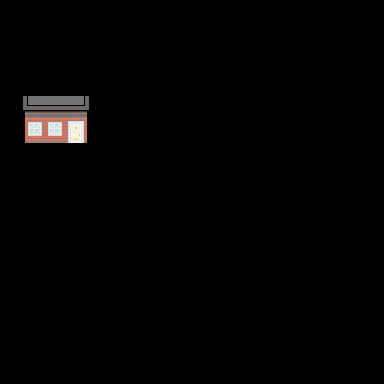

A level layout from a 2D game, rendered from its tile map. Below: a short description, then the map file with its tile-grid data intact:
An orthogonal 24x24 tile map with 16x16 px tiles, 2 tile layers (No Sobrepasar, No Sobrepasar 2), 3 tilesets and 2 objects.

<map version="1.0" tiledversion="1.1.3" orientation="orthogonal" renderorder="left-up" width="24" height="24" tilewidth="16" tileheight="16" infinite="0" nextobjectid="16">
 <tileset firstgid="1" source="Template.tsx" />
 <tileset firstgid="10001" source="TemplateNivel3.tsx" />
 <tileset firstgid="10361" source="Tileset Nivel 2.tsx" />
 <layer name="No Sobrepasar" width="24" height="24">
  <data encoding="csv">
0,0,0,0,0,0,0,0,0,0,0,0,0,0,0,0,0,0,0,0,0,0,0,0,
0,0,0,0,0,0,0,0,0,0,0,0,0,0,0,0,0,0,0,0,0,0,0,0,
0,0,0,0,0,0,0,0,0,0,0,0,0,0,0,0,0,0,0,0,0,0,0,0,
0,0,0,0,0,0,0,0,0,0,0,0,0,0,0,0,0,0,0,0,0,0,0,0,
0,0,0,0,0,0,0,0,0,0,0,0,0,0,0,0,0,0,0,0,0,0,0,0,
0,0,0,0,0,0,0,0,0,0,0,0,0,0,0,0,0,0,0,0,0,0,0,0,
0,0,0,0,0,0,0,0,0,0,0,0,0,0,0,0,0,0,0,0,0,0,0,0,
0,2023,2024,2025,2026,2027,0,0,0,0,0,0,0,0,0,0,0,0,0,0,0,0,0,0,
0,2123,2124,2125,2126,2127,0,0,0,0,0,0,0,0,0,0,0,0,0,0,0,0,0,0,
0,0,0,0,0,0,0,0,0,0,0,0,0,0,0,0,0,0,0,0,0,0,0,0,
0,0,0,0,0,0,0,0,0,0,0,0,0,0,0,0,0,0,0,0,0,0,0,0,
0,0,0,0,0,0,0,0,0,0,0,0,0,0,0,0,0,0,0,0,0,0,0,0,
0,0,0,0,0,0,0,0,0,0,0,0,0,0,0,0,0,0,0,0,0,0,0,0,
0,0,0,0,0,0,0,0,0,0,0,0,0,0,0,0,0,0,0,0,0,0,0,0,
0,0,0,0,0,0,0,0,0,0,0,0,0,0,0,0,0,0,0,0,0,0,0,0,
0,0,0,0,0,0,0,0,0,0,0,0,0,0,0,0,0,0,0,0,0,0,0,0,
0,0,0,0,0,0,0,0,0,0,0,0,0,0,0,0,0,0,0,0,0,0,0,0,
0,0,0,0,0,0,0,0,0,0,0,0,0,0,0,0,0,0,0,0,0,0,0,0,
0,0,0,0,0,0,0,0,0,0,0,0,0,0,0,0,0,0,0,0,0,0,0,0,
0,0,0,0,0,0,0,0,0,0,0,0,0,0,0,0,0,0,0,0,0,0,0,0,
0,0,0,0,0,0,0,0,0,0,0,0,0,0,0,0,0,0,0,0,0,0,0,0,
0,0,0,0,0,0,0,0,0,0,0,0,0,0,0,0,0,0,0,0,0,0,0,0,
0,0,0,0,0,0,0,0,0,0,0,0,0,0,0,0,0,0,0,0,0,0,0,0,
0,0,0,0,0,0,0,0,0,0,0,0,0,0,0,0,0,0,0,0,0,0,0,0
</data>
 </layer>
 <layer name="No Sobrepasar 2" width="24" height="24">
  <data encoding="csv">
0,0,0,0,0,0,0,0,0,0,0,0,0,0,0,0,0,0,0,0,0,0,0,0,
0,0,0,0,0,0,0,0,0,0,0,0,0,0,0,0,0,0,0,0,0,0,0,0,
0,0,0,0,0,0,0,0,0,0,0,0,0,0,0,0,0,0,0,0,0,0,0,0,
0,0,0,0,0,0,0,0,0,0,0,0,0,0,0,0,0,0,0,0,0,0,0,0,
0,0,0,0,0,0,0,0,0,0,0,0,0,0,0,0,0,0,0,0,0,0,0,0,
0,0,0,0,0,0,0,0,0,0,0,0,0,0,0,0,0,0,0,0,0,0,0,0,
0,2523,2524,2525,2526,2527,0,0,0,0,0,0,0,0,0,0,0,0,0,0,0,0,0,0,
0,2623,2624,2625,2626,2627,0,0,0,0,0,0,0,0,0,0,0,0,0,0,0,0,0,0,
0,0,0,0,0,0,0,0,0,0,0,0,0,0,0,0,0,0,0,0,0,0,0,0,
0,0,0,0,0,0,0,0,0,0,0,0,0,0,0,0,0,0,0,0,0,0,0,0,
0,0,0,0,0,0,0,0,0,0,0,0,0,0,0,0,0,0,0,0,0,0,0,0,
0,0,0,0,0,0,0,0,0,0,0,0,0,0,0,0,0,0,0,0,0,0,0,0,
0,0,0,0,0,0,0,0,0,0,0,0,0,0,0,0,0,0,0,0,0,0,0,0,
0,0,0,0,0,0,0,0,0,0,0,0,0,0,0,0,0,0,0,0,0,0,0,0,
0,0,0,0,0,0,0,0,0,0,0,0,0,0,0,0,0,0,0,0,0,0,0,0,
0,0,0,0,0,0,0,0,0,0,0,0,0,0,0,0,0,0,0,0,0,0,0,0,
0,0,0,0,0,0,0,0,0,0,0,0,0,0,0,0,0,0,0,0,0,0,0,0,
0,0,0,0,0,0,0,0,0,0,0,0,0,0,0,0,0,0,0,0,0,0,0,0,
0,0,0,0,0,0,0,0,0,0,0,0,0,0,0,0,0,0,0,0,0,0,0,0,
0,0,0,0,0,0,0,0,0,0,0,0,0,0,0,0,0,0,0,0,0,0,0,0,
0,0,0,0,0,0,0,0,0,0,0,0,0,0,0,0,0,0,0,0,0,0,0,0,
0,0,0,0,0,0,0,0,0,0,0,0,0,0,0,0,0,0,0,0,0,0,0,0,
0,0,0,0,0,0,0,0,0,0,0,0,0,0,0,0,0,0,0,0,0,0,0,0,
0,0,0,0,0,0,0,0,0,0,0,0,0,0,0,0,0,0,0,0,0,0,0,0
</data>
 </layer>
 <objectgroup name="Capa de Objetos 1">
  <object id="1" x="25" y="96.5" width="63" height="47" />
  <object id="15" x="22.5" y="97" width="67.5" height="16" />
 </objectgroup>
</map>
